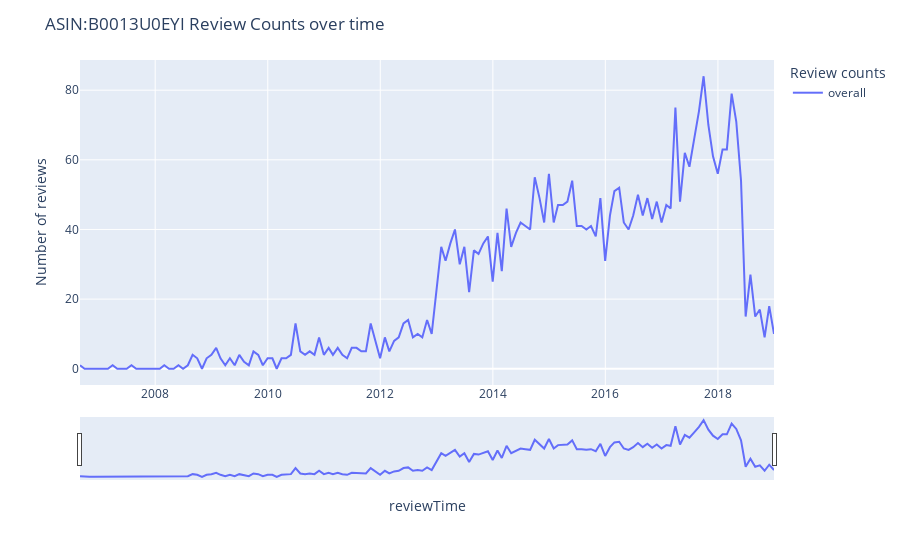

The code cell stored with this chart in its notebook:
### Code cell
# add lines for each column
fig2 = px.line(monthly_ts_count, x=monthly_ts_count.index, y=monthly_ts_count.columns,)

# axis labels and title
fig2.update_layout(
    yaxis_title="Number of reviews", 
    legend_title="Review counts", 
    title="ASIN:B0013U0EYI Review Counts over time "
)

# activate slider
fig2.update_xaxes(rangeslider_visible=True)

fig2.show()

### Figure 1 — Plotly figure (JSON) as saved in the notebook; plotly's stock layout.template omitted (floating-point values rounded to 4 significant figures; data arrays with more than 128 entries replaced by an {"elided": "..."} marker saying what was removed)
{"data": [{"hovertemplate": "variable=overall<br>reviewTime=%{x}<br>value=%{y}<extra></extra>", "legendgroup": "overall", "line": {"color": "#636efa", "dash": "solid"}, "marker": {"symbol": "circle"}, "mode": "lines", "name": "overall", "orientation": "v", "showlegend": true, "type": "scatter", "x": {"elided": "149 str values"}, "xaxis": "x", "y": {"elided": "149 int values"}, "yaxis": "y"}], "layout": {"legend": {"title": {"text": "Review counts"}, "tracegroupgap": 0}, "margin": {"t": 60}, "title": {"text": "ASIN:B0013U0EYI Review Counts over time "}, "xaxis": {"anchor": "y", "domain": [0, 1], "rangeslider": {"visible": true}, "title": {"text": "reviewTime"}}, "yaxis": {"anchor": "x", "domain": [0, 1], "title": {"text": "Number of reviews"}}}}
